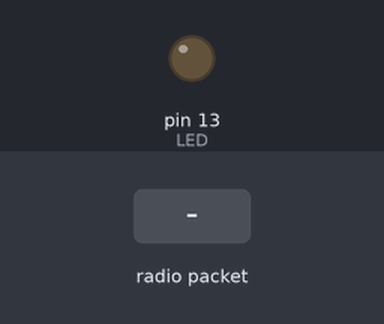
Simulated run of this sketch. Board: Teensy 4. Shown: output pins drawn as LEDs (lit = HIGH). The test bench sets the inputs (shaded band). No radio packets arrive unless stated; pins used as bus, display or sensor lines are not drawn; what the sketch prints to the serial monitor is not drawn.

Above: at 1.3 s.
1.4 s: radio packet "1" arrives
At 2.6 s:
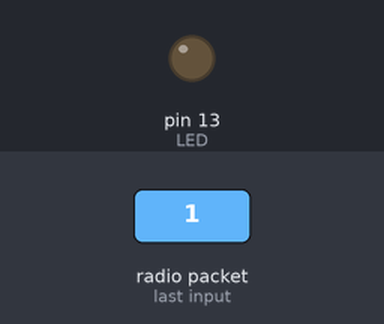
2.9 s: radio packet "0" arrives
At 3.8 s:
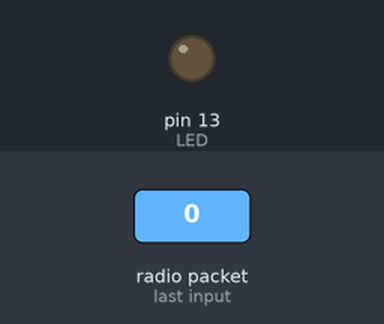
4.4 s: radio packet "2" arrives
At 4.9 s:
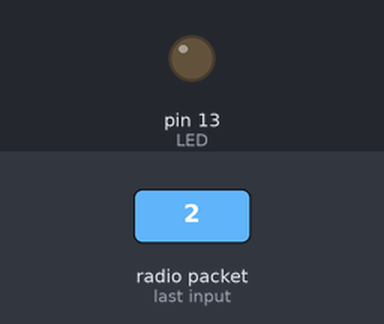
Timing chart, 0 to 7.4 s (numbered marks = the images above; inputs shaded):
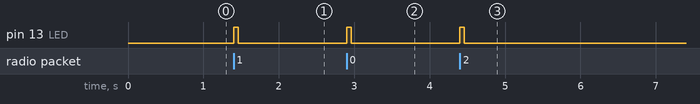

The sketch:

feather_m0_lora_rx_to_parse.ino
```cpp
// Feather9x_RX
// -*- mode: C++ -*-
// Example sketch showing how to create a simple messaging client (receiver)
// with the RH_RF95 class. RH_RF95 class does not provide for addressing or
// reliability, so you should only use RH_RF95 if you do not need the higher
// level messaging abilities.
// It is designed to work with the other example Feather9x_TX

#include <SPI.h>
#include <RH_RF95.h>
#include <ArduinoJson.h>

/* for Feather32u4 RFM9x
#define RFM95_CS 8
#define RFM95_RST 4
#define RFM95_INT 7
*/

// for feather m0 RFM9x
#define RFM95_CS 8
#define RFM95_RST 4
#define RFM95_INT 3


/* for shield
#define RFM95_CS 10
#define RFM95_RST 9
#define RFM95_INT 7
*/

/* Feather 32u4 w/wing
#define RFM95_RST     11   // "A"
#define RFM95_CS      10   // "B"
#define RFM95_INT     2    // "SDA" (only SDA/SCL/RX/TX have IRQ!)
*/

/* Feather m0 w/wing
#define RFM95_RST     11   // "A"
#define RFM95_CS      10   // "B"
#define RFM95_INT     6    // "D"
*/

#if defined(ESP8266)
  /* for ESP w/featherwing */
  #define RFM95_CS  2    // "E"
  #define RFM95_RST 16   // "D"
  #define RFM95_INT 15   // "B"

#elif defined(ESP32)
  /* ESP32 feather w/wing */
  #define RFM95_RST     27   // "A"
  #define RFM95_CS      33   // "B"
  #define RFM95_INT     12   //  next to A

#elif defined(NRF52)
  /* nRF52832 feather w/wing */
  #define RFM95_RST     7   // "A"
  #define RFM95_CS      11   // "B"
  #define RFM95_INT     31   // "C"

#elif defined(TEENSYDUINO)
  /* Teensy 3.x w/wing */
  #define RFM95_RST     9   // "A"
  #define RFM95_CS      10   // "B"
  #define RFM95_INT     4    // "C"
#endif


// Change to 434.0 or other frequency, must match RX's freq!
//#define RF95_FREQ 915.0
#define RF95_FREQ 868.0

// Singleton instance of the radio driver
RH_RF95 rf95(RFM95_CS, RFM95_INT);

// Blinky on receipt
#define LED 13

StaticJsonBuffer<200> jsonBuffer;

void setup()
{


  pinMode(LED, OUTPUT);
  pinMode(RFM95_RST, OUTPUT);
  digitalWrite(RFM95_RST, HIGH);

  Serial.begin(115200);
 // while (!Serial) {
  //  delay(1);
 // }
  delay(100);

 // Serial.println("Feather LoRa RX Test!");

  // manual reset
  digitalWrite(RFM95_RST, LOW);
  delay(10);
  digitalWrite(RFM95_RST, HIGH);
  delay(10);

  while (!rf95.init()) {
    Serial.println("LoRa radio init failed");
    while (1);
  }
  //Serial.println("LoRa radio init OK!");

  // Defaults after init are 434.0MHz, modulation GFSK_Rb250Fd250, +13dbM
  if (!rf95.setFrequency(RF95_FREQ)) {
   // Serial.println("setFrequency failed");
    while (1);
  }
  //Serial.print("Set Freq to: "); Serial.println(RF95_FREQ);

  // Defaults after init are 434.0MHz, 13dBm, Bw = 125 kHz, Cr = 4/5, Sf = 128chips/symbol, CRC on

  // The default transmitter power is 13dBm, using PA_BOOST.
  // If you are using RFM95/96/97/98 modules which uses the PA_BOOST transmitter pin, then
  // you can set transmitter powers from 5 to 23 dBm:
  rf95.setTxPower(23, false);
}

void loop()
{
  if (rf95.available())
  {
    // Should be a message for us now
    uint8_t buf[RH_RF95_MAX_MESSAGE_LEN];
    uint8_t len = sizeof(buf);

    if (rf95.recv(buf, &len))
    {
      digitalWrite(LED, HIGH);
      //RH_RF95::printBuffer("Received: ", buf, len);
    //  Serial.print("Got: ");
      Serial.println((char*)buf);


       //Serial.print("RSSI: ");
     // Serial.println(rf95.lastRssi(), DEC);

      // Send a reply
      uint8_t data[] = "And hello back to you";
      rf95.send(data, sizeof(data));
      rf95.waitPacketSent();
     // Serial.println("Sent a reply");
      digitalWrite(LED, LOW);
    }
    else
    {
    //


  Serial.println("Receive failed");
    }
  }
}
```

Measured:
- after the input at 1.4 s, pin 13 (LED): LOW → HIGH at once, → LOW 0.06 s later
- after the input at 2.9 s, pin 13 (LED): LOW → HIGH at once, → LOW 0.06 s later
- after the input at 4.4 s, pin 13 (LED): LOW → HIGH at once, → LOW 0.06 s later
